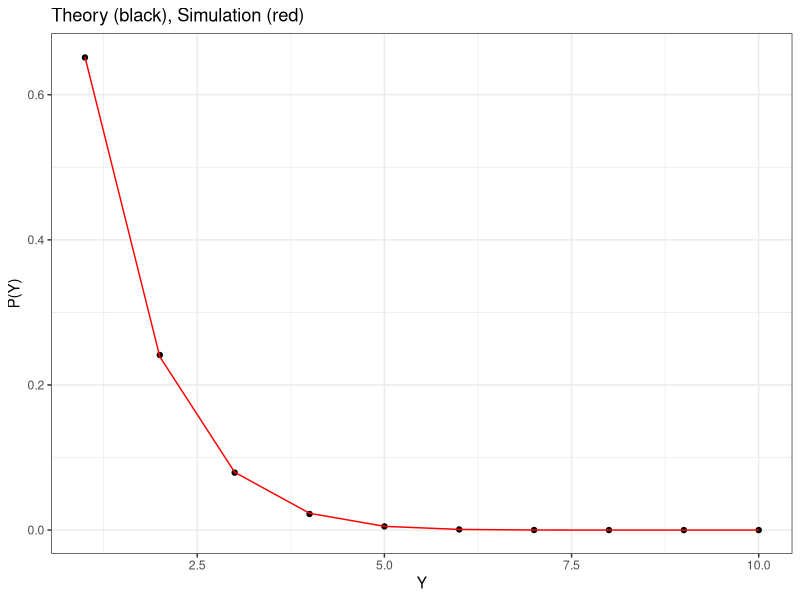

This figure's R source:
## ---- chunk 1
require(tidyverse, quietly = TRUE, warn.conflicts = FALSE)
theme_set(theme_bw())
## ---- chunk 2
n <- 10
k <- 10
f <- rep(0, k)
g <- rep(0, k)

for (j in 1:k) {
  f[j] <- ((k + 1 - j) / k)^n - ((k - j) / k)^n
}
y <- plyr::count(replicate(100000, min(sample(1:k, n, replace = TRUE))))
y$freq <- y$freq / 100000
S <- left_join(tibble(x = 1:10, P = f), y, by = "x") %>% replace_na(list(x = 0, P = 0, freq = 0))

ggplot(S, aes(x = x, y = P)) + geom_point() + geom_line(aes(y = freq), color = "red") +
  labs(x = "Y", y = "P(Y)", title = "Theory (black), Simulation (red)")
